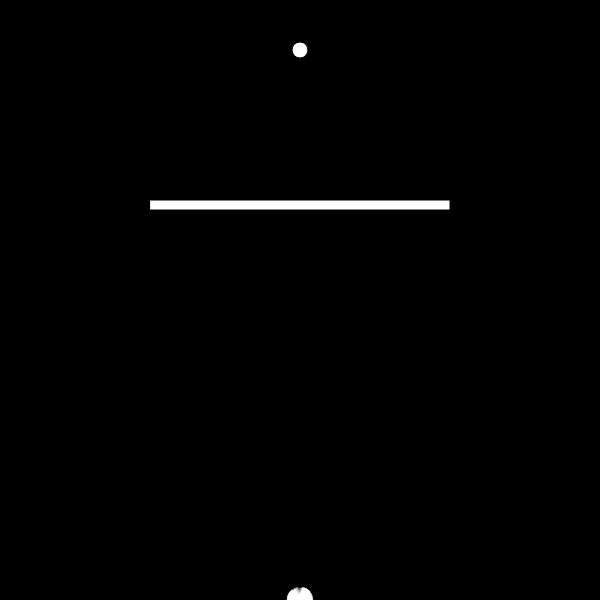
Frame 1 (no input)
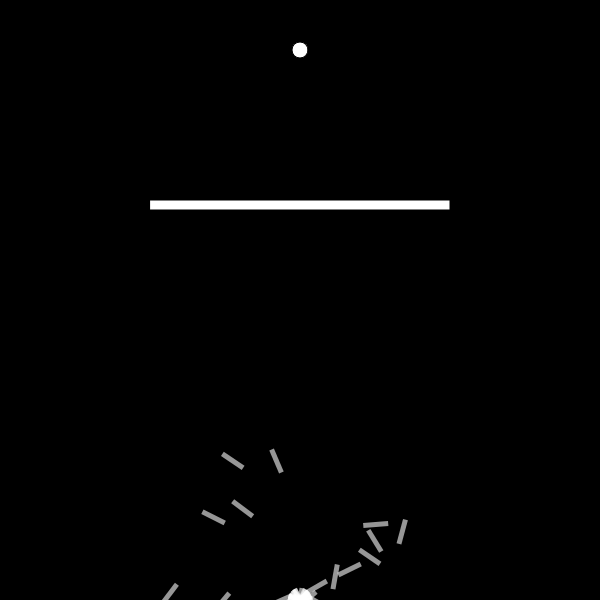
Frame 60 (no input)
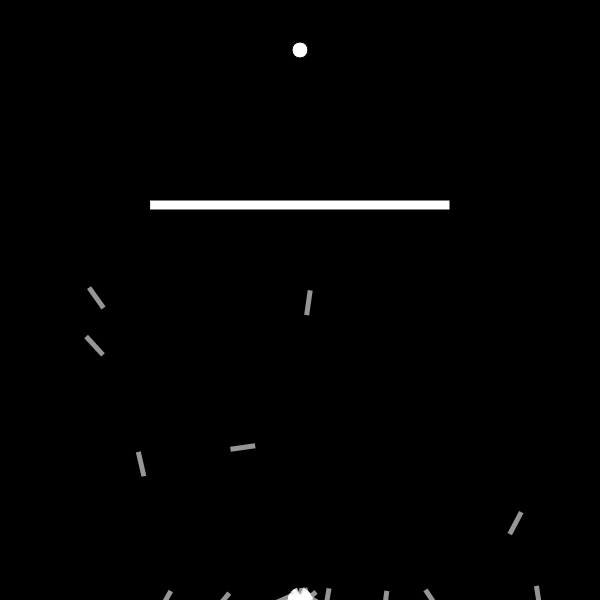
Frame 120 (the mouse pressed at the canvas centre since frame 60)

The p5.js sketch that drew these frames (run headless with seeded random() and noise() and a simulated clock; from frame 60 on, the mouse is pressed at the canvas centre):

// p5.js sketch
// ── sketch.js
var population;
var lifespan = 500;
var count = 0;
var target;
var maxforce = 0.5;
var roundCounter = 0;

var rx = 150;
var ry = 200;
var rw = 300;
var rh = 10;

function setup() {
  createCanvas(600,600);
  rocket = new Rocket();
  population = new Population();
  target = createVector(width/2, 50);
}

function draw() {
  background(0);
  population.run();

  count++;
  if (count == lifespan) {
    roundCounter++;
    population.evaluate();
    population.selection();
    count = 0;
  }
  fill(255);
  rect(150, 200, 300, 10);
  ellipse(target.x, target.y, 16, 16);
}


function Population() {
  this.rockets = [];
  this.popsize = 40;
  this.matingpool = [];

  for (var i = 0; i< this.popsize; i++) {
    this.rockets[i] = new Rocket();
  }

  this.evaluate = function() {
    var maxfit = 0;
    for (var i = 0; i< this.popsize; i++) {
      this.rockets[i].calcFitness();
      if (this.rockets[i].fitness >= maxfit) {
        maxfit = this.rockets[i].fitness
      }
    }

    for (var i = 0; i< this.popsize; i++) {
      this.rockets[i].fitness /= maxfit;
    }

    this.matingpool = [];
    for (var i = 0; i< this.popsize; i++) {
      var n = this.rockets[i].fitness * 100;
      for (var j = 0; j < n; j ++) {
        this.matingpool.push(this.rockets[i]);
      }
    }
  }

  this.selection = function() {
    var newRockets = [];
    for (var i = 0; i < this.rockets.length; i++) {
      var parentA = random(this.matingpool).dna;
      var parentB = random(this.matingpool).dna;
      var child = parentA.crossover(parentB);
      child.mutation();
      newRockets[i] = new Rocket(child);
    }
    this.rockets = newRockets;
  }

  this.run = function() {
    for (var i = 0; i< this.popsize; i++) {
      this.rockets[i].update();
      this.rockets[i].show();
    }
  }
}

function DNA(genes) {
  if (genes) {
    this.genes = genes;
  } else {
    this.genes = [];
    for (var i = 0; i < lifespan; i++) {
      this.genes[i] = p5.Vector.random2D();
      this.genes[i].setMag(maxforce);
    }
  }

  this.crossover = function(partner) {
    var newgenes = [];
    var mid = floor(random(this.genes.length));
    for (var i = 0; i < this.genes.length; i++) {
      if (i > mid) {
        newgenes[i] = this.genes[i];
      } else {
        newgenes[i] = partner.genes[i];
      }
    }
    return new DNA(newgenes);
  }

  this.mutation = function() {
    for (var i = 0; i < this.genes.length; i++) {
      if (random(1) < 0.01) {
        this.genes[i] = p5.Vector.random2D();
        this.genes[i].setMag(maxforce);
      }
    }
  }
}

function Rocket(dna){
  this.pos = createVector(width/2, height);
  this.vel = createVector();
  this.acc = createVector();
  this.completed = false;
  this.crashed = false;
  if (dna) {
    this.dna = dna;
  } else {
    this.dna = new DNA();
  }
  this.fitness = 0;

  this.applyForce = function(force) {
    this.acc.add(force);
  }

  this.calcFitness = function() {
    var d = dist(this.pos.x, this.pos.y, target.x, target.y);
    this.fitness = map(d, 0, width, width, 0);
    if (this.completed) {
      this.fitness *= 10;
    }
    if (this.crashed) {
      this.fitness /= 20;
    }
  }

  this.update = function() {

    var d = dist(this.pos.x, this.pos.y, target.x, target.y);
    if (d < 10) {
      this.completed = true;
      this.pos = target.copy();
    }
    if (this.pos.x > rx && this.pos.x < rx + rw && this.pos.y > ry && this.pos.y < ry + rh) {
      this.crashed = true;
    }

    if (this.pos.x > width || this.pos.x < 0) {
      this.crashed = true;
    }
    if (this.pos.y > height || this.pos.y < 0) {
      this.crashed = true;
    }

    this.applyForce(this.dna.genes[count]);
    if (!this.completed && !this.crashed) {
      this.vel.add(this.acc);
      this.pos.add(this.vel);
      this.acc.mult(0);
      this.vel.limit(4);
    }
  }

  this.show = function() {
    push();
    noStroke();
    fill(255, 150);
    translate(this.pos.x, this.pos.y);
    rotate(this.vel.heading());
    rectMode(CENTER);
    rect(0, 0, 25, 5);
    pop();

  }
}
